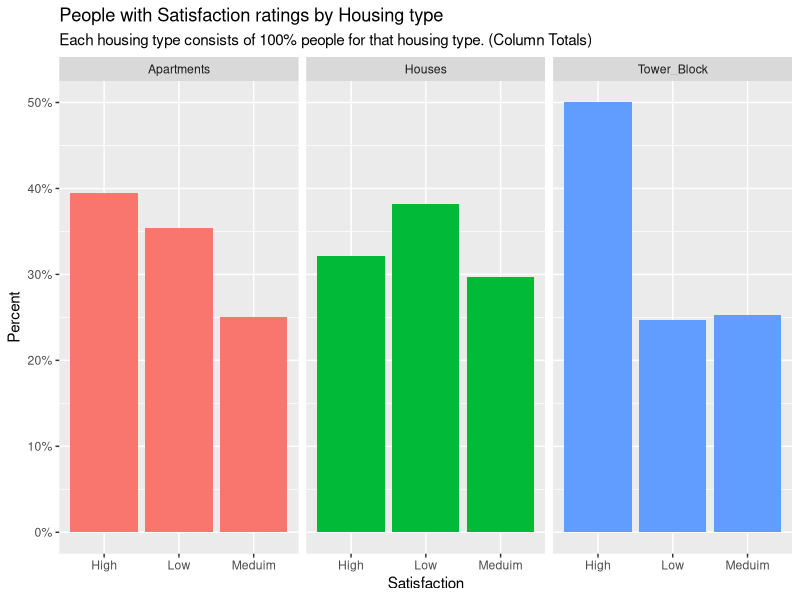
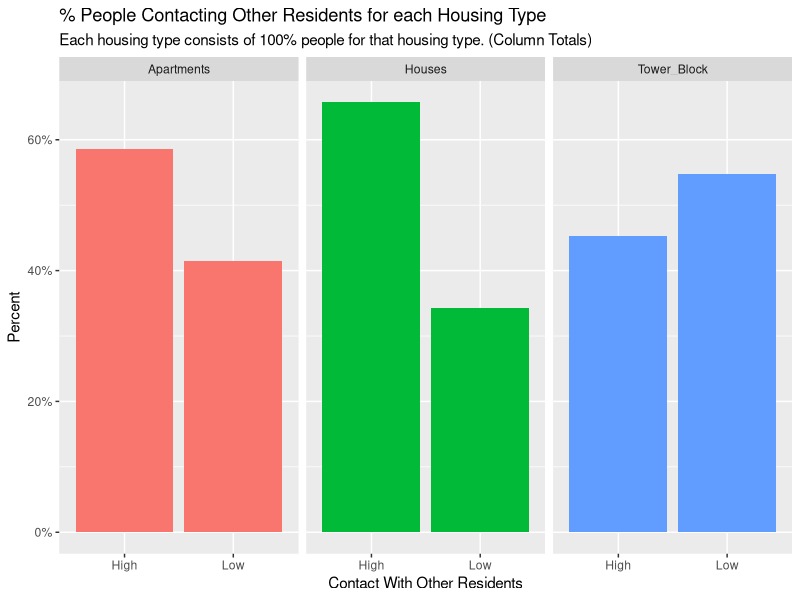
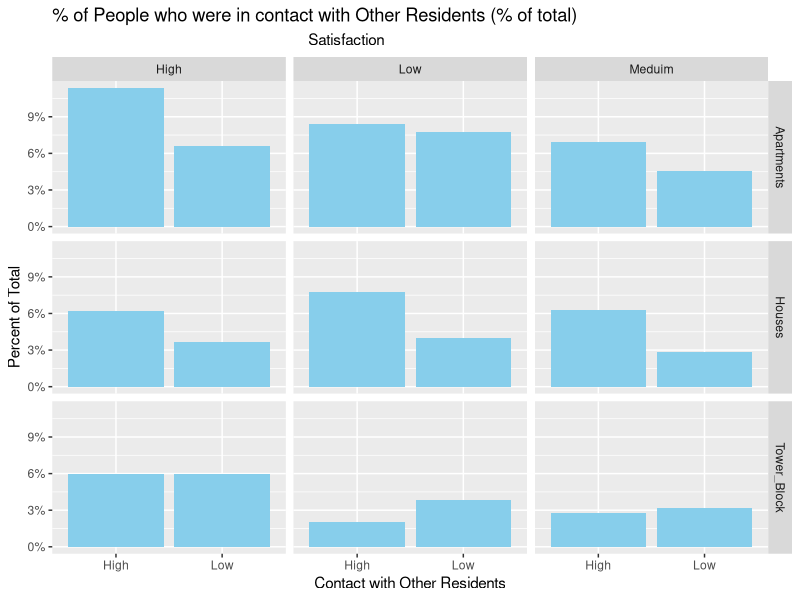

Write R code to recreate these figures, in order. (Note: this script raises an error after producing the figures.)

library(MASS)
library(ggplot2)
library(scales)

vaccine = data.frame(trt = c(rep("Placebo", 38), rep("Vaccine", 35)),
                     response = c(rep("Small", 25), rep("Moderate", 8), rep("Large", 5),
                                  rep("Small", 6), rep("Moderate", 18), rep("Large", 11)))

vacTab = table(vaccine)
addmargins(table(vaccine))

con_test = chisq.test(vacTab)

cat("            Expected               Observed")
cbind(con_test$expected, con_test$observed)

con_test
data.frame(residuals(con_test, "deviance"))

log_lin = loglin(vacTab, margin=c(c(1,2)), print=T, param=T, fit=T)

cat("Log-Likelihood Ratio Statistic: D = ",log_lin$lrt)
cat("\nChi-Squared Statistic: X^2 = ", log_lin$pearson)
cat("\nBoth the above Statistics with degrees of freedom = ",log_lin$df)

cat("           Expected                 Observed")
cbind(log_lin$fit, table(vaccine))

cat( "         ____|Standarized Residuals|____")
ftable(vacTab - log_lin$fit)/sqrt(log_lin$fit)

log_lin$param

ContactOtherResidents = c(rep("Low",65+54+100+130+76+111+67+48+62),rep("High",34+47+100+141+116+191+130+105+104))

Satisfaction=c(rep("Low",65+130+67),rep("Meduim",54+76+48),rep("High",100+111+62),
                                  rep("Low",34+141+130),rep("Meduim",47+116+105),rep("High",100+191+104))

HousingType = c(rep("Tower_Block",65),rep("Apartments",130),rep("Houses",67),
               rep("Tower_Block",54),rep("Apartments",76),rep("Houses",48),
               rep("Tower_Block",100),rep("Apartments",111),rep("Houses",62),
               rep("Tower_Block",34),rep("Apartments",141),rep("Houses",130),
               rep("Tower_Block",47),rep("Apartments",116),rep("Houses",105),
               rep("Tower_Block",100),rep("Apartments",191),rep("Houses",104))

housing = data.frame(HousingType, Satisfaction, ContactOtherResidents)
dim(housing)

table(housing$HousingType)

cat("Percentage of places where people lived and their contact with other residents")
round(prop.table(table(housing$ContactOtherResidents, housing$HousingType), 2) * 100, 2)

a = round(addmargins(prop.table(table(housing$Satisfaction, housing$HousingType),2)) * 100, 2)
b = round(addmargins(prop.table(table(housing$Satisfaction, housing$HousingType),1)) * 100, 2)
cat("Rows = Satisfaction Level\nColumns = Housing Type\n\n        Column Totals                       Row Totals")
cbind(a,b)
ggplot(housing, aes(Satisfaction)) +
    geom_bar(aes(y = (..count..)/tapply(..count..,..PANEL..,sum)[..PANEL..], fill=HousingType)) +
    labs(y="Percent", title="People with Satisfaction ratings by Housing type",
        subtitle = "Each housing type consists of 100% people for that housing type. (Column Totals)") +
    scale_y_continuous(labels=percent) +    
    facet_wrap(~HousingType) +
    theme(legend.position = "none")

a = round(addmargins(prop.table(table(housing$ContactOtherResidents, housing$HousingType), 2)) * 100, 2)
b = round(addmargins(prop.table(table(housing$ContactOtherResidents, housing$HousingType), 1)) * 100, 2)
cat("Rows = Contact with Other Residents\nColumns = Housing Types\n\n        Column Totals                    Row Totals")
cbind(a,b)
ggplot(housing, aes(ContactOtherResidents)) +
    geom_bar(aes(y = (..count..)/tapply(..count..,..PANEL..,sum)[..PANEL..], fill=HousingType)) +
    labs(y="Percent", x="Contact With Other Residents", title="% People Contacting Other Residents for each Housing Type",
        subtitle = "Each housing type consists of 100% people for that housing type. (Column Totals)") +
    scale_y_continuous(labels = percent) +
    facet_wrap(~HousingType) +
    theme(legend.position ="none")

ggplot(housing, aes(ContactOtherResidents)) +
    geom_bar(aes(y=..count../sum(..count..)),fill="skyblue") +
    scale_y_continuous(label=percent) +
    labs(x = "Contact with Other Residents", y = "Percent of Total", 
         title="% of People who were in contact with Other Residents (% of total)",
         subtitle="                                                                Satisfaction") +
    facet_grid(HousingType~Satisfaction)

tabData = table(housing)
# 1 = Housing
# 2 = Satisfaction
# 3 = Contact

fullModel = loglm(~ 1 + 2 + 3 + 1:2 + 1:3 + 2:3, data=tabData)
Hinteraction = loglm(~ 1 + 2 + 3 + 1:2 + 1:3, data=tabData)
HSInteraction = loglm(~ 1 + 2 + 3 + 1:2, data=tabData)
simpleModel = loglm(~ 1 + 2 + 3, data=tabData)

res = data.frame(d.f = c(fullModel$df, Hinteraction$df, HSInteraction$df, simpleModel$df),
          Pearson_Statistic = c(fullModel$pearson, Hinteraction$pearson, HSInteraction$pearson, simpleModel$pearson),
          Likelihood_Ratio_Statistic = c(fullModel$lrt, Hinteraction$lrt, HSInteraction$lrt, simpleModel$lrt))
rownames(res) = c("2_Interactions", "Housing_Interaction", "Housing_*_Satisfaction", "Simple_Model")
res

anova(fullModel, Hinteraction, HSInteraction, simpleModel)

fullModel$param[c(1,2,3,4)]

a = data.frame(residuals(fullModel, type="deviance"))
a = cbind(a, data.frame(residuals(fullModel, "response"))$Freq)
a = cbind(a, data.frame(tabData)$Freq)
colnames(a) = c("HousingType","Satisfaction","ContactOtherResidents", "Std.Residuals","Raw.Residuals","Observed")
a$Expected = round(a$Observed - a$Raw.Residuals,2)
a
